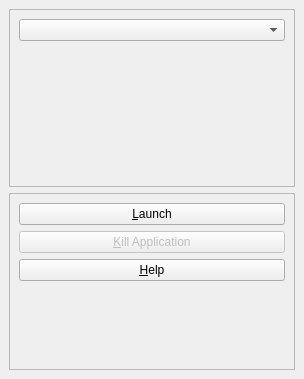
<ui version="4.0" >
 <author></author>
 <comment></comment>
 <exportmacro></exportmacro>
 <class>ClusterLauncherBase</class>
 <widget class="QWidget" name="ClusterLauncherBase" >
  <property name="geometry" >
   <rect>
    <x>0</x>
    <y>0</y>
    <width>304</width>
    <height>379</height>
   </rect>
  </property>
  <property name="windowTitle" >
   <string>Form</string>
  </property>
  <layout class="QVBoxLayout" >
   <property name="margin" >
    <number>9</number>
   </property>
   <property name="spacing" >
    <number>6</number>
   </property>
   <item>
    <widget class="QFrame" name="appFrame" >
     <property name="frameShape" >
      <enum>QFrame::StyledPanel</enum>
     </property>
     <property name="frameShadow" >
      <enum>QFrame::Raised</enum>
     </property>
     <layout class="QVBoxLayout" >
      <property name="margin" >
       <number>9</number>
      </property>
      <property name="spacing" >
       <number>6</number>
      </property>
      <item>
       <widget class="QComboBox" name="appComboBox" />
      </item>
      <item>
       <spacer>
        <property name="orientation" >
         <enum>Qt::Vertical</enum>
        </property>
        <property name="sizeHint" >
         <size>
          <width>20</width>
          <height>40</height>
         </size>
        </property>
       </spacer>
      </item>
     </layout>
    </widget>
   </item>
   <item>
    <widget class="QFrame" name="cmdFrame" >
     <property name="frameShape" >
      <enum>QFrame::StyledPanel</enum>
     </property>
     <property name="frameShadow" >
      <enum>QFrame::Raised</enum>
     </property>
     <layout class="QVBoxLayout" >
      <property name="margin" >
       <number>9</number>
      </property>
      <property name="spacing" >
       <number>6</number>
      </property>
      <item>
       <widget class="QPushButton" name="launchButton" >
        <property name="text" >
         <string>&amp;Launch</string>
        </property>
       </widget>
      </item>
      <item>
       <widget class="QPushButton" name="killButton" >
        <property name="enabled" >
         <bool>false</bool>
        </property>
        <property name="text" >
         <string>&amp;Kill Application</string>
        </property>
       </widget>
      </item>
      <item>
       <widget class="QPushButton" name="helpButton" >
        <property name="text" >
         <string>&amp;Help</string>
        </property>
       </widget>
      </item>
      <item>
       <spacer>
        <property name="orientation" >
         <enum>Qt::Vertical</enum>
        </property>
        <property name="sizeHint" >
         <size>
          <width>20</width>
          <height>40</height>
         </size>
        </property>
       </spacer>
      </item>
     </layout>
    </widget>
   </item>
  </layout>
 </widget>
 <pixmapfunction></pixmapfunction>
 <resources/>
 <connections/>
</ui>
